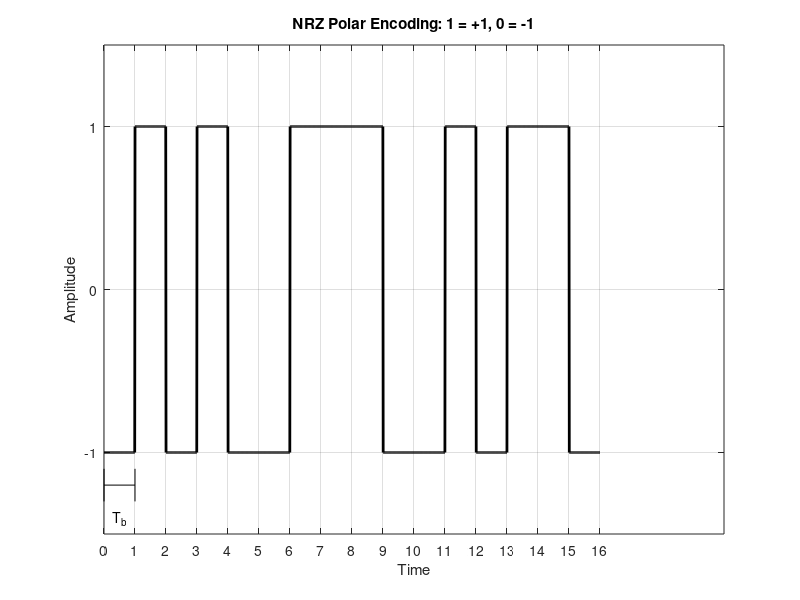

Recreate this plot in MATLAB.
% Binary data: 0 → -1, 1 → +1
data = [0 1 0 1 0 0 1 1 1 0 0 1 0 1 1 0];

% Parameters
Tb = 1;  % Bit duration
samplesPerBit = 100;
t = linspace(0, Tb*length(data), length(data)*samplesPerBit);
nrz = zeros(size(t));

% NRZ Polar encoding: 0 -> -1, 1 -> +1
for i = 1:length(data)
    bit = data(i);
    idx = (i-1)*samplesPerBit + 1 : i*samplesPerBit;
    
    if bit == 1
        nrz(idx) = 1;
    else
        nrz(idx) = -1;
    end
end

% Plotting
figure;
plot(t, nrz, 'k', 'LineWidth', 2);
ylim([-1.5, 1.5]);
xlabel('Time');
ylabel('Amplitude');
title('NRZ Polar Encoding: 1 = +1, 0 = -1');
grid on;
xticks(0:Tb:Tb*length(data));
yticks([-1 0 1]);

% Annotate bit duration Tb
hold on;
text(Tb/2, -1.4, 'T_b', 'HorizontalAlignment', 'center');
line([0 Tb], [-1.2 -1.2], 'Color', 'k');
line([0 0], [-1.1 -1.3], 'Color', 'k');
line([Tb Tb], [-1.1 -1.3], 'Color', 'k');
hold off;
saveas(gcf, 'myFigure3.svg');